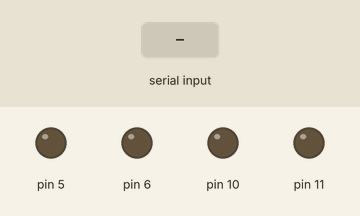
Simulated run of this sketch. Board: Arduino Uno, built with avr-gcc and run on an emulated ATmega328P. Parts: output pins drawn as LEDs (lit = HIGH). The inputs (shaded band) are chosen by the test bench.

Above: at 1.2 s.
1.3 s: "w" received over Serial
At 2.2 s:
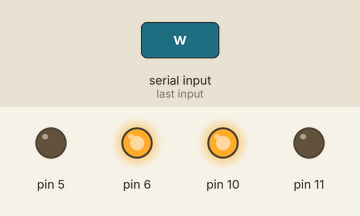
2.8 s: "s" received over Serial
At 3.3 s:
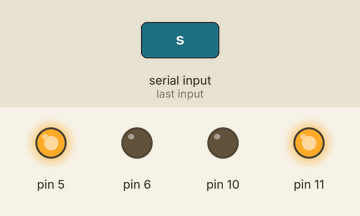
4.3 s: "a" received over Serial
At 5.5 s:
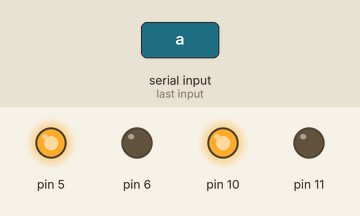
5.8 s: "d" received over Serial
At 6.8 s:
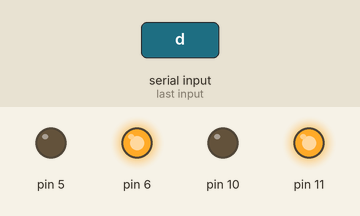
7.3 s: byte 32 (' ') received over Serial
At 7.9 s:
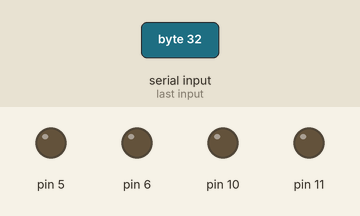
Timing chart, 0 to 9.8 s (numbered marks = the images above; inputs shaded):
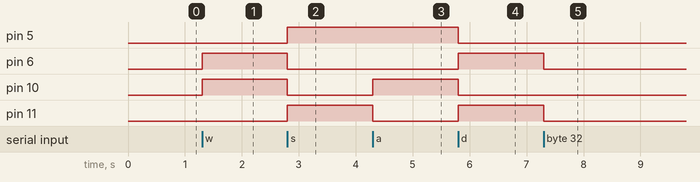

The sketch:

motorcontrol.ino
```cpp
//MOTOR CONTROL
void setup()
{
  //begin serial communication
 Serial.begin(9600);
 while(!Serial){}
}
//stop the movement of the robot
void halt()
{
  analogWrite(5,0);
  analogWrite(6,0);
  analogWrite(10,0);
  analogWrite(11,0);
}
//move left
void left()
{
  analogWrite(5,255);
  analogWrite(6,0);
  analogWrite(10,255);
  analogWrite(11,0);
}
//move right
void right()
{
  analogWrite(5,0);
  analogWrite(6,255);
  analogWrite(10,0);
  analogWrite(11,255);
}
//move forward
void forward()
{
  analogWrite(5,0);
  analogWrite(6,255);
  analogWrite(10,255);
  analogWrite(11,0);
}
//move back
void reverse()
{
  analogWrite(5,255);
  analogWrite(6,0);
  analogWrite(10,0);
  analogWrite(11,255);
}
char input;
void loop()
{
  //if input comes, read it
  if(Serial.available())
  {
    input=Serial.read();
  }
  //if input is w, then move forward
  if(input=='w')
  {
    forward();
  }
  //if input is s, thenn move backward
  else if(input=='s')
  {
    reverse();
  }
  //if input is a, then move left
  else if(input=='a')
  {
    left();
  }
  //if input is d, then move right
  else if(input=='d')
  {
    right();
  }
  //if input is "space", then stop movement
  else if(input==' ')
  {
    halt();
  }
}
```

Measured:
- after the input at 1.3 s, pin 6, pin 10: LOW → HIGH at once
- after the input at 2.8 s, pin 5, pin 11: LOW → HIGH at once; pin 6, pin 10: HIGH → LOW at once
- after the input at 4.3 s, pin 10: LOW → HIGH at once; pin 11: HIGH → LOW at once
- after the input at 5.8 s, pin 5, pin 10: HIGH → LOW at once; pin 6, pin 11: LOW → HIGH at once
- after the input at 7.3 s, pin 6, pin 11: HIGH → LOW at once
